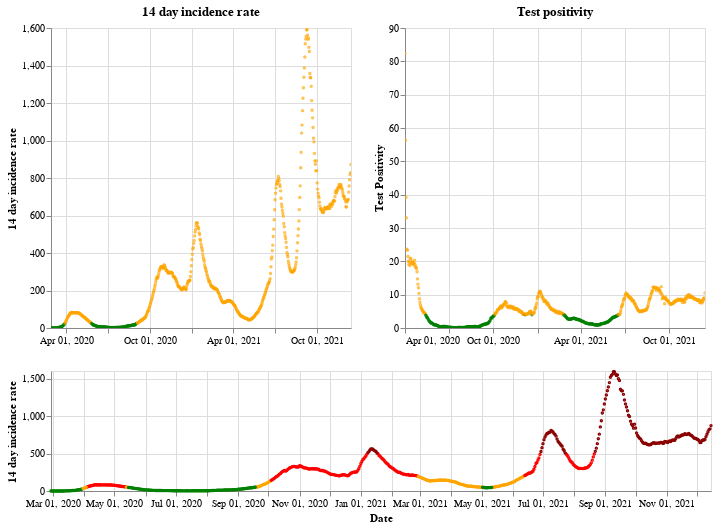

Notebook code cell kept with this figure:
### Markdown cell above
## Scotland

### Code cell
plot_traffic_light('Scotland')

### Figure 1 — Vega-Lite specification as saved in the notebook (floating-point values rounded to 4 significant figures; data arrays with more than 128 entries replaced by an {"elided": "..."} marker saying what was removed)
{"config": {"view": {"continuousWidth": 400, "continuousHeight": 300}}, "vconcat": [{"hconcat": [{"mark": {"type": "point", "size": 2}, "encoding": {"color": {"condition": {"value": "green", "test": "(datum.twoWeeklyCasesRate <= 25)"}, "value": "orange"}, "tooltip": [{"type": "nominal", "field": "areaName"}, {"type": "temporal", "field": "date"}, {"type": "quantitative", "field": "twoWeeklyCasesRate"}, {"type": "quantitative", "field": "testPositivity"}], "x": {"type": "temporal", "axis": {"title": ""}, "field": "date", "scale": {"domain": {"selection": "DateBrush"}}, "timeUnit": "yearmonthdate"}, "y": {"type": "quantitative", "axis": {"title": "14 day incidence rate"}, "field": "twoWeeklyCasesRate"}}, "title": "14 day incidence rate", "width": 300}, {"mark": {"type": "point", "size": 2}, "encoding": {"color": {"condition": {"value": "green", "test": "(datum.testPositivity <= 4)"}, "value": "orange"}, "tooltip": [{"type": "nominal", "field": "areaName"}, {"type": "temporal", "field": "date"}, {"type": "quantitative", "field": "twoWeeklyCasesRate"}, {"type": "quantitative", "field": "testPositivity"}], "x": {"type": "temporal", "axis": {"title": ""}, "field": "date", "scale": {"domain": {"selection": "DateBrush"}}, "timeUnit": "yearmonthdate"}, "y": {"type": "quantitative", "axis": {"title": "Test Positivity"}, "field": "testPositivity"}}, "title": "Test positivity", "width": 300}]}, {"layer": [{"mark": {"type": "point", "size": 2}, "encoding": {"color": {"condition": {"value": "orange", "test": "(((datum.testPositivity < 4) && (datum.twoWeeklyCasesRate >= 50)) && (datum.twoWeeklyCasesRate < 200))"}, "value": "red"}, "opacity": {"condition": {"value": 1, "test": "((datum.twoWeeklyCasesRate >= 50) && (datum.twoWeeklyCasesRate < 500))"}, "value": 0}, "tooltip": [{"type": "nominal", "field": "areaName"}, {"type": "temporal", "field": "date"}, {"type": "quantitative", "field": "twoWeeklyCasesRate"}, {"type": "quantitative", "field": "testPositivity"}], "x": {"type": "temporal", "axis": {"title": "Date"}, "field": "date", "timeUnit": "yearmonthdate"}, "y": {"type": "quantitative", "axis": {"title": "14 day incidence rate"}, "field": "twoWeeklyCasesRate"}}, "selection": {"DateBrush": {"type": "interval", "encodings": ["x"], "fields": ["Time"]}}}, {"mark": {"type": "point", "size": 2}, "encoding": {"color": {"value": "darkred"}, "opacity": {"condition": {"value": 1, "test": "(datum.twoWeeklyCasesRate >= 500)"}, "value": 0}, "tooltip": [{"type": "nominal", "field": "areaName"}, {"type": "temporal", "field": "date"}, {"type": "quantitative", "field": "twoWeeklyCasesRate"}, {"type": "quantitative", "field": "testPositivity"}], "x": {"type": "temporal", "axis": {"title": "Date"}, "field": "date", "timeUnit": "yearmonthdate"}, "y": {"type": "quantitative", "axis": {"title": "14 day incidence rate"}, "field": "twoWeeklyCasesRate"}}}, {"mark": {"type": "point", "size": 2}, "encoding": {"color": {"condition": {"value": "green", "test": "((datum.testPositivity < 4) && (datum.twoWeeklyCasesRate < 50))"}, "value": "orange"}, "opacity": {"condition": {"value": 1, "test": "(datum.twoWeeklyCasesRate < 50)"}, "value": 0}, "tooltip": [{"type": "nominal", "field": "areaName"}, {"type": "temporal", "field": "date"}, {"type": "quantitative", "field": "twoWeeklyCasesRate"}, {"type": "quantitative", "field": "testPositivity"}], "x": {"type": "temporal", "axis": {"title": "Date"}, "field": "date", "timeUnit": "yearmonthdate"}, "y": {"type": "quantitative", "axis": {"title": "14 day incidence rate"}, "field": "twoWeeklyCasesRate"}}}], "height": 120, "width": 660}], "data": {"name": "data-caecb3d29778bb2fbc394babe1991881"}, "$schema": "https://vega.github.io/schema/vega-lite/v4.8.1.json", "datasets": {"data-caecb3d29778bb2fbc394babe1991881": {"elided": "657 records"}}}
